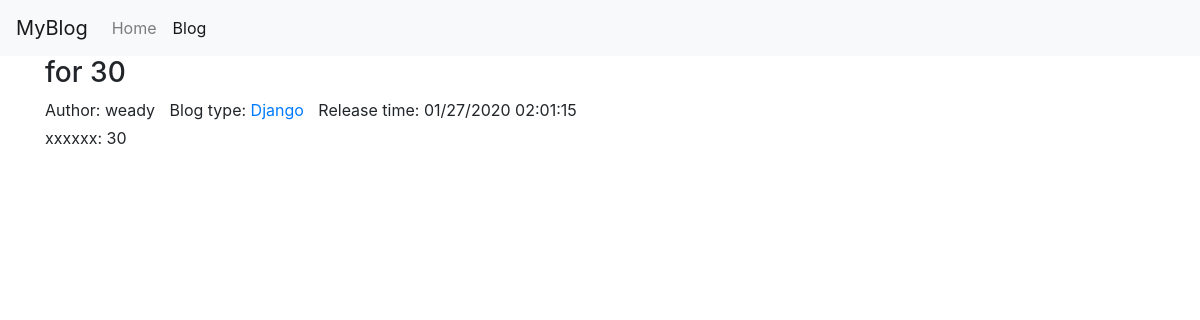
The app's page /blog/35 with its own data.
### blog/models.py (models this page shows, shortened)
class Blog(models.Model):
    title = models.CharField(max_length=50)
    blog_type = models.ForeignKey(BlogType, on_delete=models.DO_NOTHING)
    content = models.TextField()
    author = models.ForeignKey(User, on_delete=models.DO_NOTHING)
    created_time = models.DateTimeField(auto_now_add=True)
    last_updated_time = models.DateTimeField(auto_now=True)
    class Meta:
        ordering = ['-created_time']

class BlogType(models.Model):
    type_name = models.CharField(max_length=15)
    def __str__(self):
        return self.type_name

### blog/views.py (the view)
# urls.py: path('<int:blog_pk>', views.blog_detail, name='blog_detail'),
def blog_detail(request, blog_pk):
    content = {}
    content['blog'] = get_object_or_404(Blog, pk=blog_pk)
    return render(request, 'blog/blog_detail.html', content)

### blog/templates/blog/blog_detail.html (shortened to what this page needs)
{% extends 'base.html' %}
{% block nav_blog_active %}active{% endblock %}
{% block header_extends %}
<link rel="stylesheet" href="/static/css/blog.css">
{% endblock %}
{% block content %}
<div class="container">
    <div class="row">
        <div class="col-12">
            <h3>{{ blog.title }}</h3>
            <ul class="blog-info-description p-0 mb-1">
                <li>Author: {{ blog.author }}</li>
                <li>
                    Blog type: <a href="{% url 'blogs_with_type' blog.blog_type.pk %}">{{ blog.blog_type }}</a>
                </li>
                <li>Release time: {{ blog.created_time|date:'m/d/Y h:m:s' }}</li>
            </ul>
            <p class="text-justify">{{ blog.content }}</p>
        </div>
    </div>
</div>
{% endblock %}

### static/css/blog.css (style rules this page uses)
ul.blog-info-description { list-style-type: none; }
ul.blog-info-description li { display: inline-block; padding-right: 10px; }

### records on screen
Blog: title "for 30", author "weady", blog_type "Django", created_time "01/27/2020 02:01:15", content "xxxxxx: 30"
